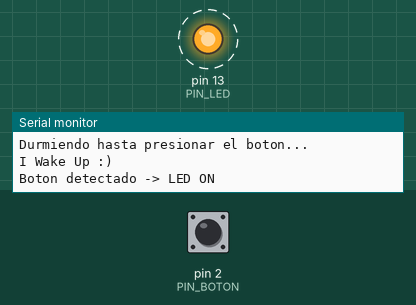
Simulated run of this sketch. Board: Arduino Uno, built for the host (arithmetic inside an expression is 32-bit, double 64-bit). On the bench: output pins drawn as LEDs (lit = HIGH), the last lines printed to the serial monitor. Dashed ring = blinking. Inputs (shaded band) come from the test bench; at power-on: pin 2 (PIN_BOTON) HIGH.

Above: at 1.9 s.
2.0 s: pin 2 (PIN_BOTON) pulled LOW for 3.2 s
At 3.4 s:
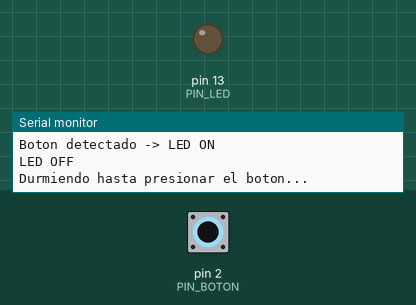
At 5.6 s:
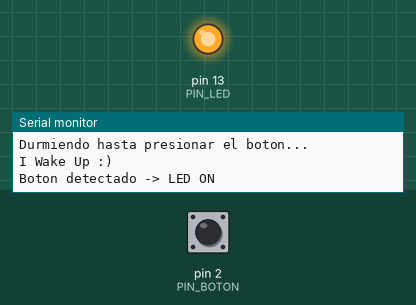
Timing chart, 0 to 14.3 s (numbered marks = the images above; inputs shaded):
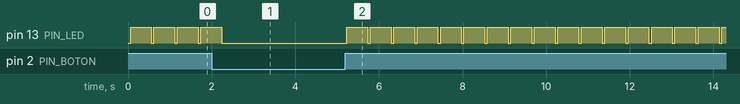

Measured:
- by itself, pin 13 (PIN_LED): repeats every 0.56 s: HIGH 0.50 s, LOW 0.06 s

The sketch:

Ahorro_De_Energia.ino
```cpp
#include <Sleep_n0m1.h>

Sleep sleep;
unsigned long sleepTime;

const byte PIN_BOTON = 2;   // INT0
const byte PIN_LED   = 13;  // LED integrado

void setup()
{
  Serial.begin(9600);

  pinMode(PIN_LED, OUTPUT);
  digitalWrite(PIN_LED, LOW);

  // Botón a GND usando pullup interno
  pinMode(PIN_BOTON, INPUT_PULLUP);

}

void loop()
{
  Serial.println("Durmiendo hasta presionar el boton...");
  // Modo de máximo ahorro
  sleep.pwrDownMode();

  sleep.sleepPinInterrupt(PIN_BOTON, LOW);

  delay(30);
  while (digitalRead(PIN_BOTON) == LOW) {
  }
  delay(30);

  Serial.println("I Wake Up :)");
  Serial.println("Boton detectado -> LED ON");

  digitalWrite(PIN_LED, HIGH);
  delay(500);
  digitalWrite(PIN_LED, LOW);

  Serial.println("LED OFF");


}
```
